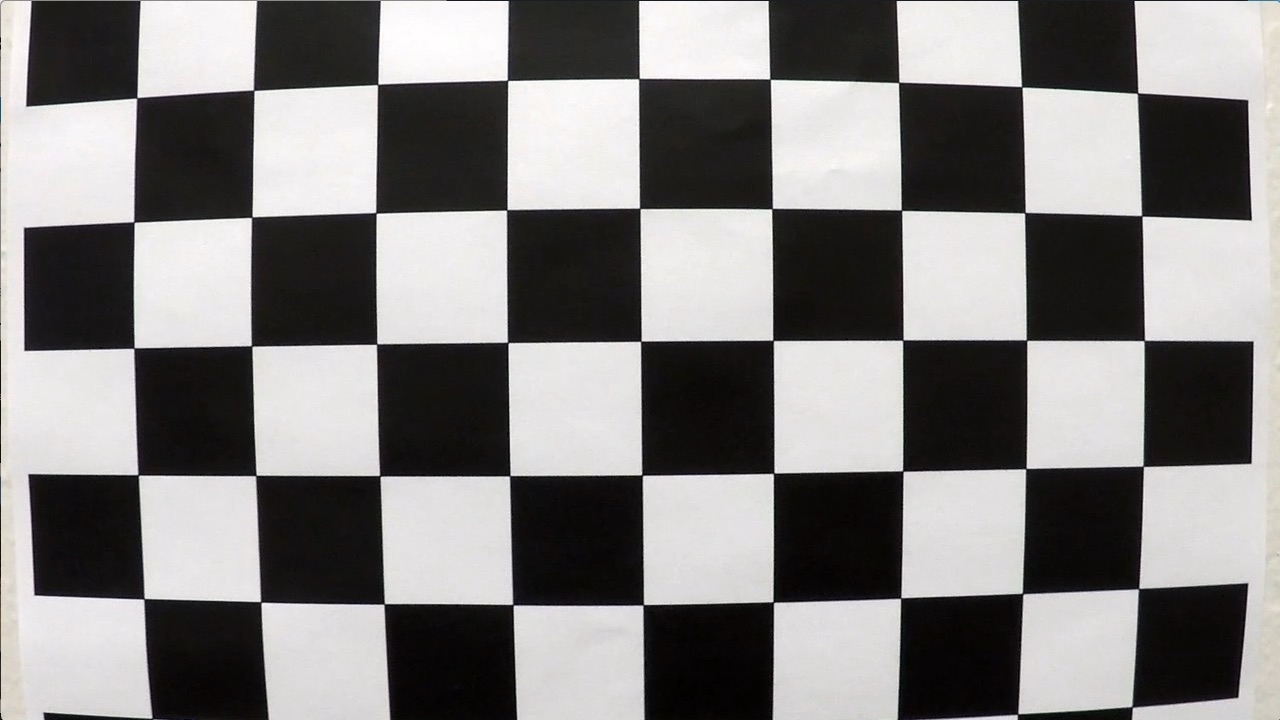
#> input picture camera_cal/calibration1.jpg, 1280 x 720 px; its folder holds 4 pictures in this run
$ jupyter execute advanced_lane_lines.ipynb   (shell and % lines are left out)
#> lines starting #> are read from the running program, lines starting #| are printed output that depends on the picture; after the words box and inside, x2 and y2 are one past the last pixel; in counts of white or black regions, pixels touching at a corner belong together
# Advanced Lane Lines

---

## Module Imports

---

[cell 1]
import cv2
import glob
import matplotlib.pyplot as plt
import matplotlib.image as mpimg
import numpy as np
import pickle
from IPython.display import HTML
from moviepy.editor import VideoFileClip
from scipy import signal
from sklearn.metrics import mean_squared_error

## Camera Calibration

---

[cell 2]
def calibrate_camera():

    obj_point_container = []
    img_point_container = []

    # The number of corners
    nx = 9
    ny = 6

    # Import images
    images = glob.glob('camera_cal/calibration*.jpg')

    # Preparing the object's corners
    obj_point = np.zeros((ny*nx,3), np.float32)
    obj_point[:,:2] = np.mgrid[0:nx,0:ny].T.reshape(-1,2)

    for index, file_name in enumerate(images):
        image = cv2.imread(file_name)
#> image is the input picture: shape (720, 1280, 3); mean B, G, R 127.8, 128.4, 130.1
        # Convert to grayscale
        gray_image = cv2.cvtColor(image, cv2.COLOR_BGR2GRAY)
        # Find the chessboard corners
        ret, corners = cv2.findChessboardCorners(gray_image, (nx, ny), None)
#> ret = False; corners = None
        # If found, draw corners
        if ret == True:
            # draw and display the corners
            cv2.drawChessboardCorners(image, (nx, ny), corners, ret)
            obj_point_container.append(obj_point)
            img_point_container.append(corners)
#> pass 2 of the loop in calibrate_camera, `for index, file_name in enumerate(images):`:
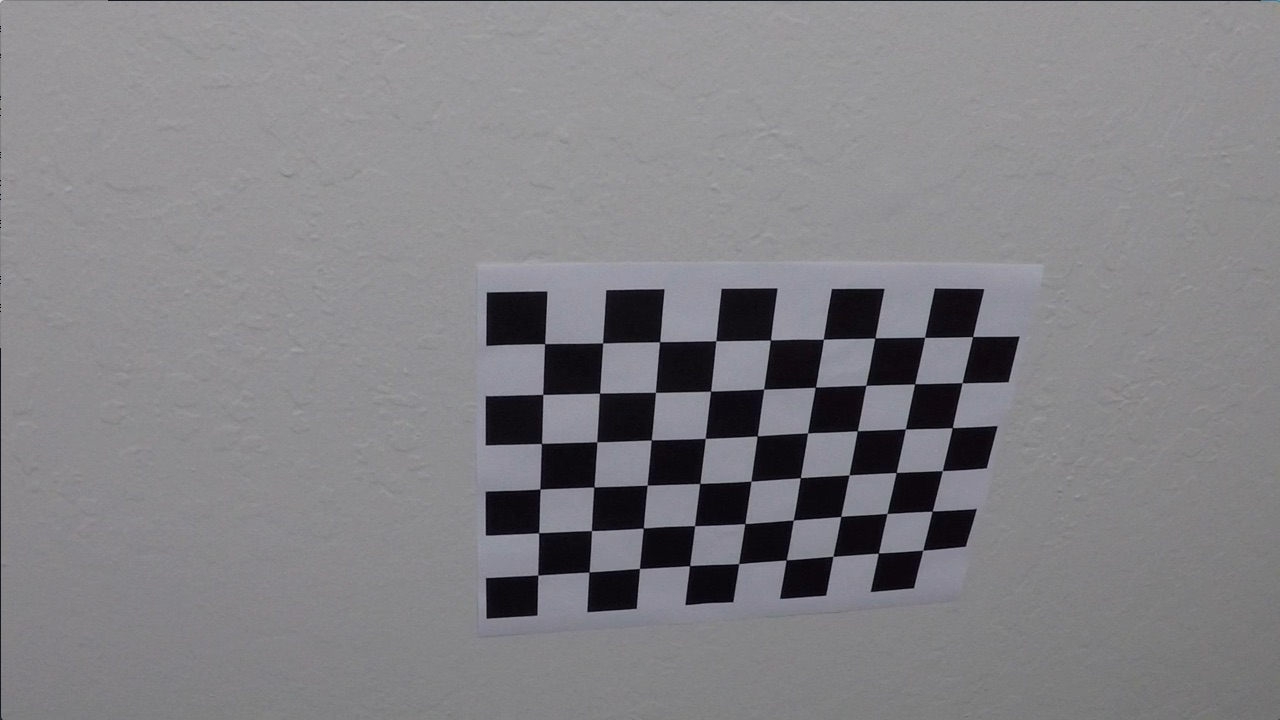
#> input picture camera_cal/calibration10.jpg, 1280 x 720 px
#> in calibrate_camera, image is the input picture: shape (720, 1280, 3); mean B, G, R 133.1, 129.4, 130.2
#> ret = True; corners = 54 rows, first 8: [545.3, 343.1], [602.7, 342.8], [660.1, 341.3], [715.8, 340.7], [770.6, 340], [823.5, 339.2], [874.3, 338.5], [925.1, 337.4]
#> in calibrate_camera, `cv2.drawChessboardCorners(image, (nx, ny), corners, ret)`:
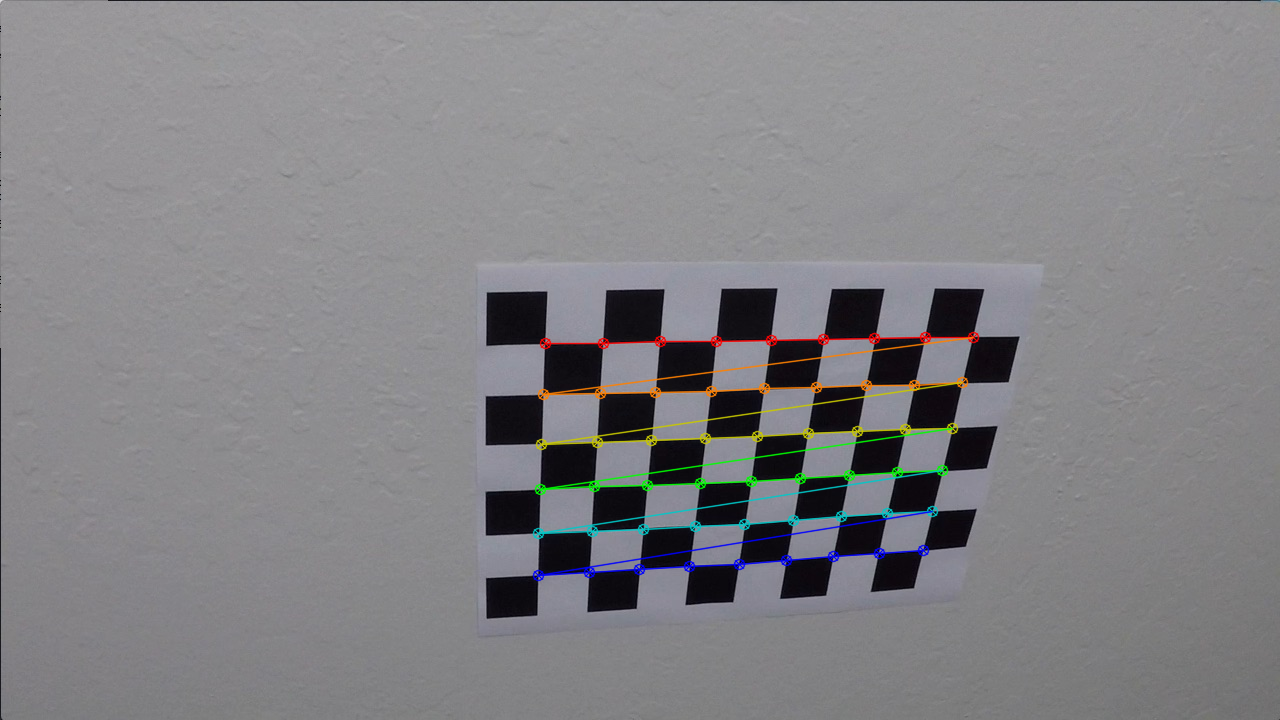
#> image: shape (720, 1280, 3); 1.91% of pixels changed, all inside (x1, y1, x2, y2) = (532, 331, 980, 582)
#> pass 3 of the loop in calibrate_camera, `for index, file_name in enumerate(images):`:
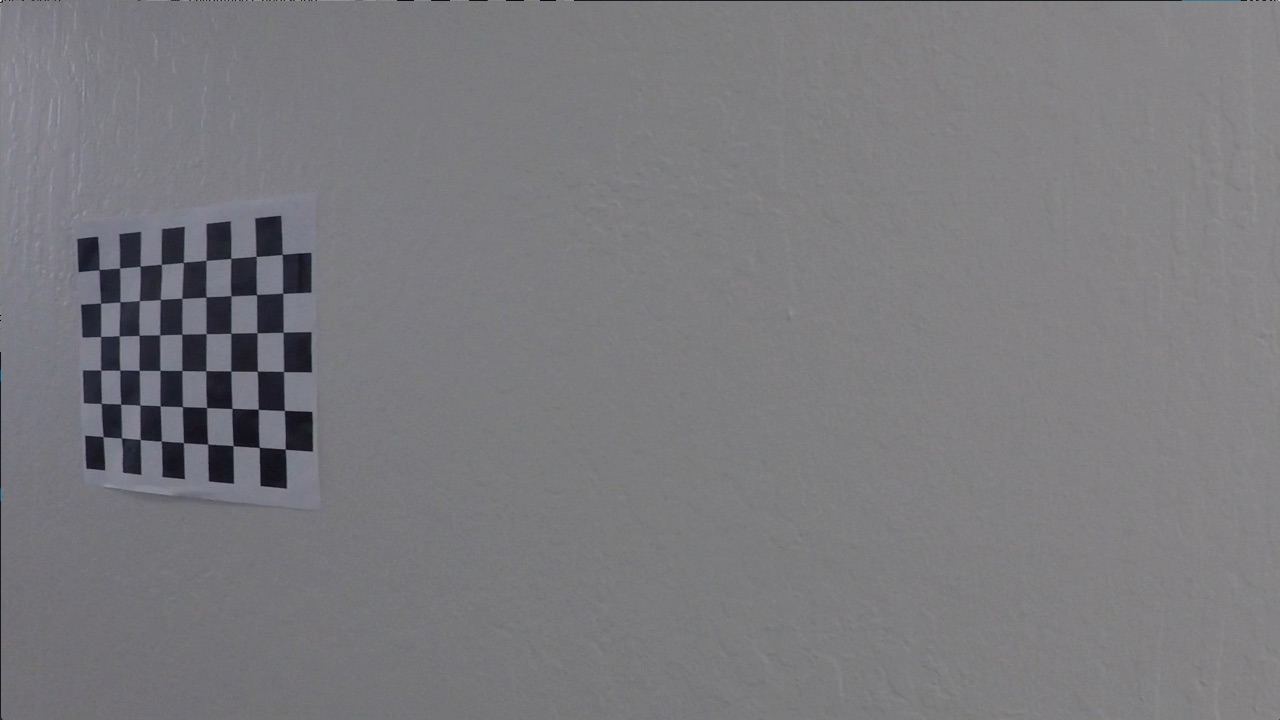
#> input picture camera_cal/calibration11.jpg, 1280 x 720 px
#> in calibrate_camera, image is the input picture: shape (720, 1280, 3); mean B, G, R 125.2, 121.7, 122.2
#> corners = 54 rows, first 8: [99.22, 269.6], [119.6, 268], [140.1, 266.1], [161.3, 264.5], [183.3, 262.5], [206.1, 260.3], [230.7, 258.2], [256.2, 256.3]
#> in calibrate_camera, `cv2.drawChessboardCorners(image, (nx, ny), corners, ret)`:
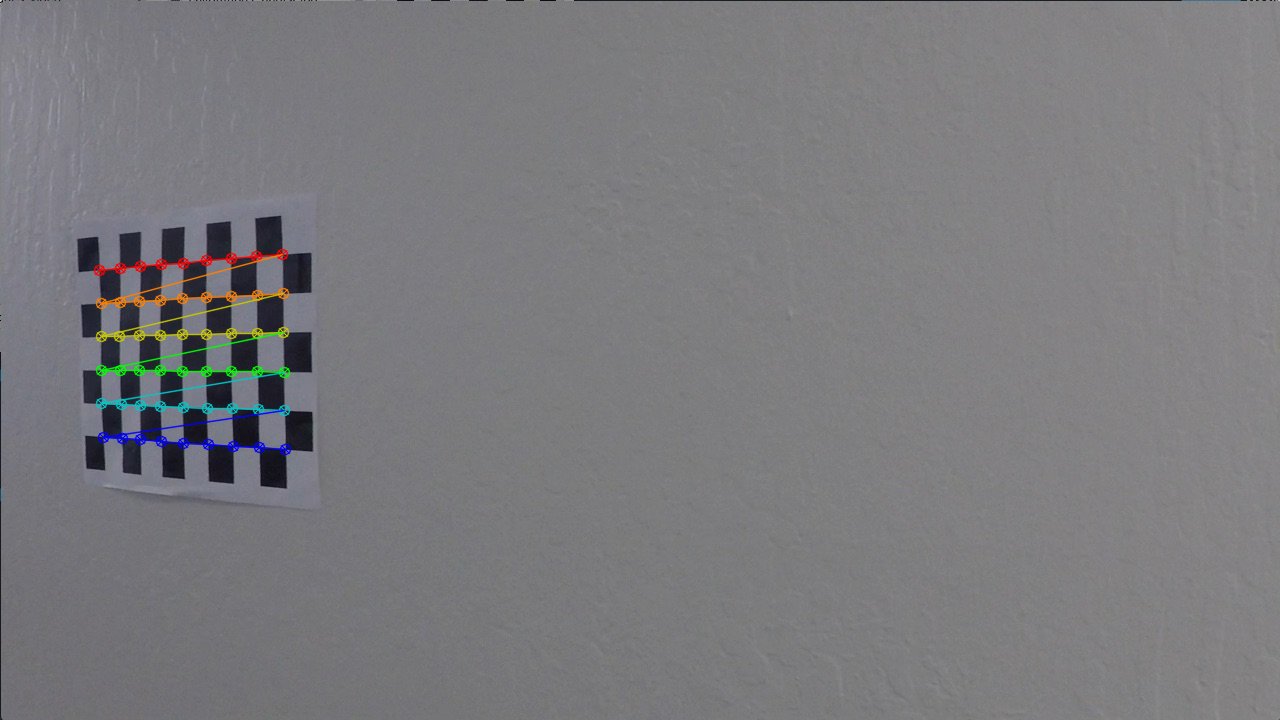
#> image: shape (720, 1280, 3); 1.11% of pixels changed, all inside (x1, y1, x2, y2) = (93, 248, 292, 456)
#> the loop made 4 passes; the first 3 are shown

    return (obj_point_container, img_point_container)

## Undistort Camera

---

[cell 3]
def undistort_camera(img_points, obj_points, img):
    img_size = (img.shape[1], img.shape[0])
    ret, mtx, dist, rvecs, tvecs = cv2.calibrateCamera(obj_points, img_points, img_size,None,None)
    return cv2.undistort(img, mtx, dist, None, mtx)

[cell 4]
obj_point, img_point = calibrate_camera()
img = mpimg.imread('test_images/test3.jpg')
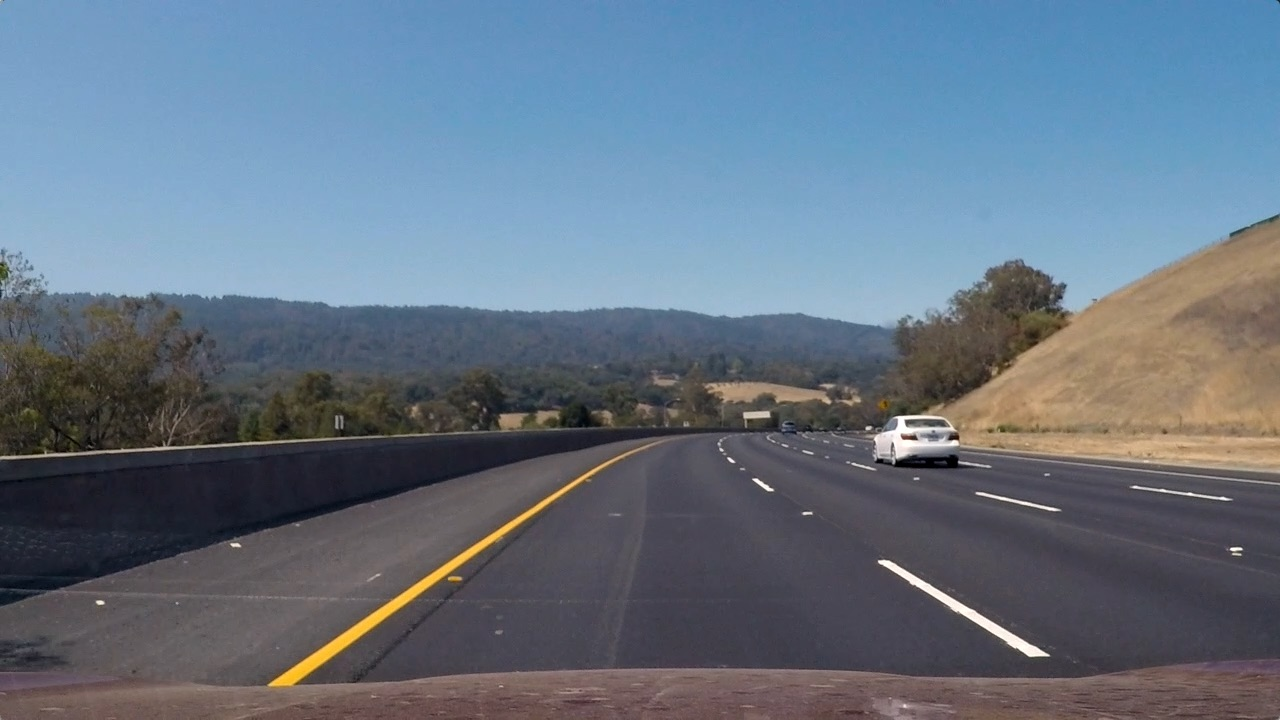
#> input picture test_images/test3.jpg, 1280 x 720 px
#> img is the input picture: shape (720, 1280, 3); mean R, G, B 101.1, 115.3, 130.7
undistorted_img = undistort_camera(img_point, obj_point, img)
#> in undistort_camera, `return cv2.undistort(img, mtx, dist, None, mtx)`:
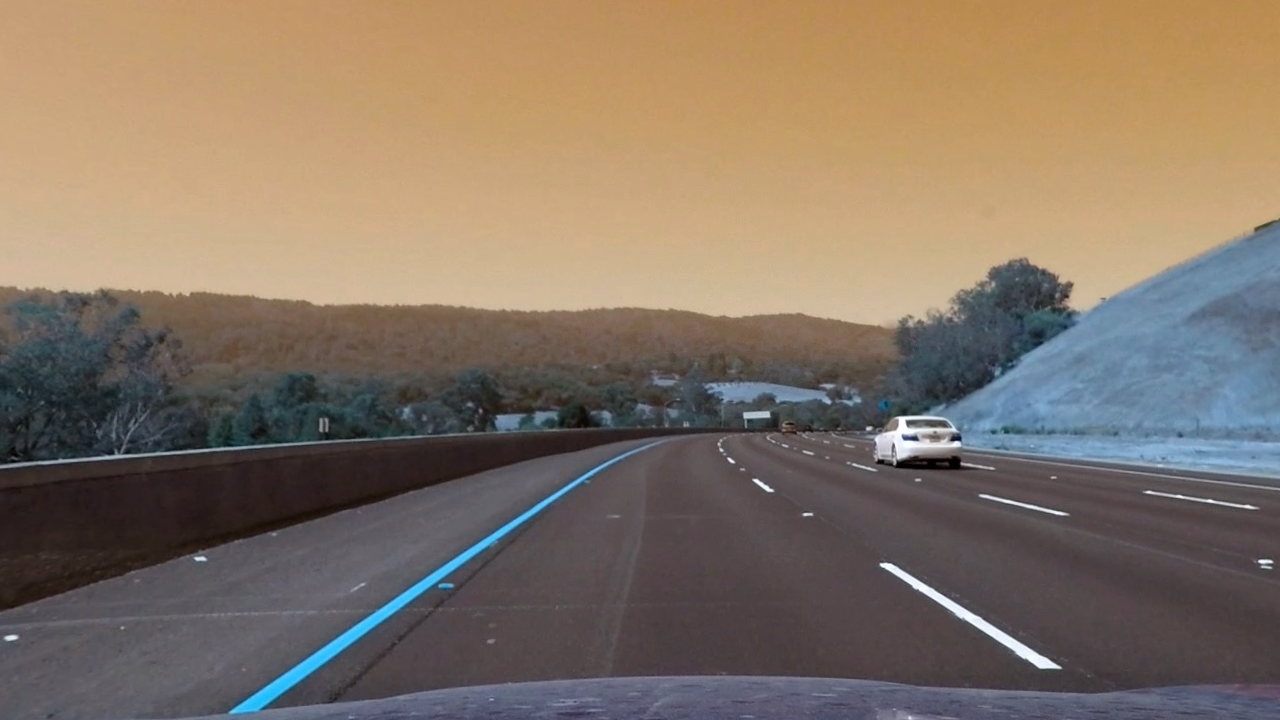
#> returned value: shape (720, 1280, 3); mean of channels 0, 1, 2 101.3, 115.9, 131.2; drawn as B, G, R
cv2.imwrite('examples/original.png', cv2.cvtColor(img, cv2.COLOR_RGB2BGR))
cv2.imwrite('examples/undistorted.png', cv2.cvtColor(undistorted_img, cv2.COLOR_RGB2BGR))
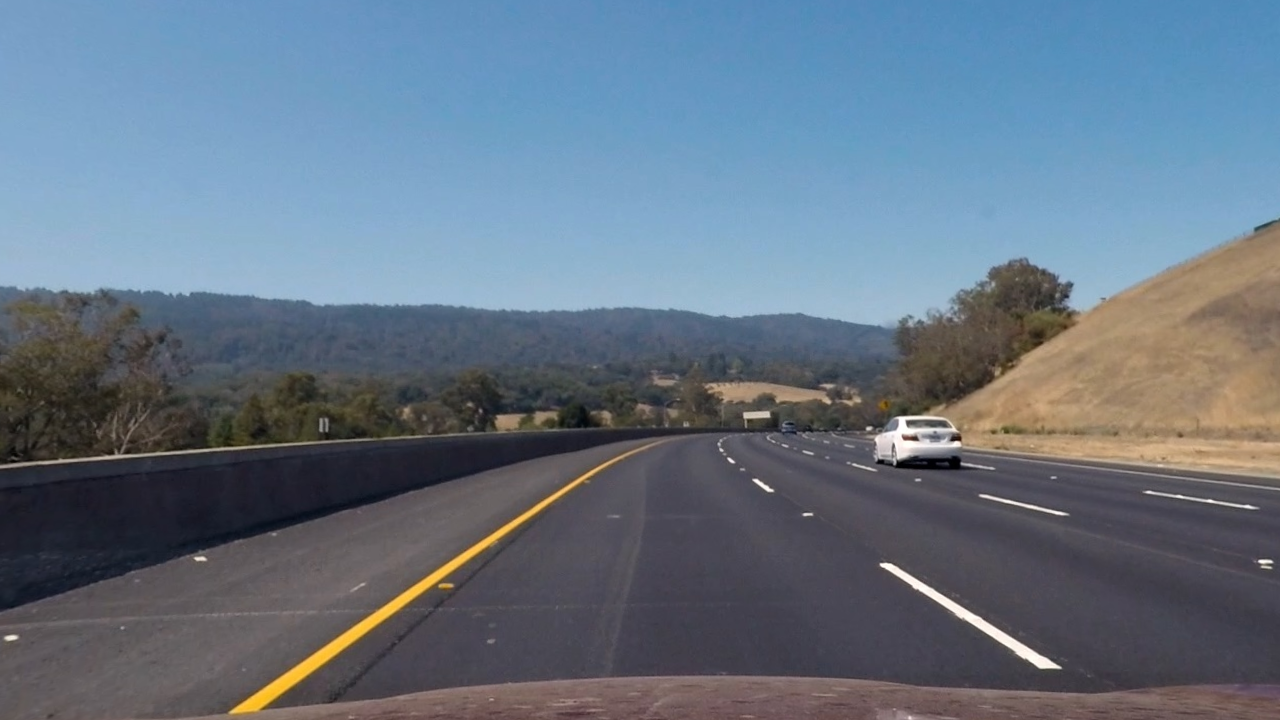
#> saved as undistorted.png: shape (720, 1280, 3); mean B, G, R 131.2, 115.9, 101.3

plt.figure(figsize=(10,5))
#> (this line was passed over: IPython is not available in this run)
plt.subplot(1, 2, 1)
#> (this line was passed over: IPython is not available in this run)
plt.imshow(img)
#> (this line was passed over: IPython is not available in this run)
plt.xlabel('Original image')
#> (this line was passed over: IPython is not available in this run)
plt.xticks([], [])
#> (this line was passed over: IPython is not available in this run)
plt.yticks([], [])
#> (this line was passed over: IPython is not available in this run)

plt.subplot(1, 2, 2)
#> (this line was passed over: IPython is not available in this run)
plt.imshow(undistorted_img)
plt.xlabel('Undistorted Image')
plt.xticks([], [])
plt.yticks([], [])
plt.show()
